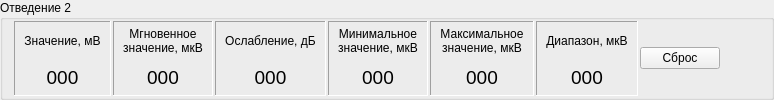
        <widget class="QGroupBox" name="gbChannel2">
         <property name="title">
          <string>Отведение 2</string>
         </property>
         <layout class="QHBoxLayout" name="horizontalLayout_4">
          <property name="spacing">
           <number>2</number>
          </property>
          <property name="topMargin">
           <number>1</number>
          </property>
          <property name="bottomMargin">
           <number>1</number>
          </property>
          <item>
           <widget class="QFrame" name="frChan2Value">
            <property name="frameShape">
             <enum>QFrame::Panel</enum>
            </property>
            <property name="frameShadow">
             <enum>QFrame::Sunken</enum>
            </property>
            <layout class="QVBoxLayout" name="verticalLayout_5">
             <property name="spacing">
              <number>2</number>
             </property>
             <property name="topMargin">
              <number>1</number>
             </property>
             <property name="bottomMargin">
              <number>1</number>
             </property>
             <item>
              <widget class="QLabel" name="lblChan2Value">
               <property name="text">
                <string>Значение, мВ</string>
               </property>
               <property name="alignment">
                <set>Qt::AlignCenter</set>
               </property>
              </widget>
             </item>
             <item>
              <widget class="QLabel" name="indChan2Value">
               <property name="font">
                <font>
                 <pointsize>14</pointsize>
                </font>
               </property>
               <property name="text">
                <string>000</string>
               </property>
               <property name="alignment">
                <set>Qt::AlignCenter</set>
               </property>
              </widget>
             </item>
            </layout>
           </widget>
          </item>
          <item>
           <widget class="QFrame" name="frChan2ValueCur">
            <property name="frameShape">
             <enum>QFrame::Panel</enum>
            </property>
            <property name="frameShadow">
             <enum>QFrame::Sunken</enum>
            </property>
            <layout class="QVBoxLayout" name="verticalLayout_11">
             <property name="spacing">
              <number>2</number>
             </property>
             <property name="topMargin">
              <number>1</number>
             </property>
             <property name="bottomMargin">
              <number>1</number>
             </property>
             <item>
              <widget class="QLabel" name="lblChan2ValueCur">
               <property name="text">
                <string>Мгновенное
значение, мкВ</string>
               </property>
               <property name="alignment">
                <set>Qt::AlignCenter</set>
               </property>
              </widget>
             </item>
             <item>
              <widget class="QLabel" name="indChan2ValueCur">
               <property name="font">
                <font>
                 <pointsize>14</pointsize>
                </font>
               </property>
               <property name="text">
                <string>000</string>
               </property>
               <property name="alignment">
                <set>Qt::AlignCenter</set>
               </property>
              </widget>
             </item>
            </layout>
           </widget>
          </item>
          <item>
           <widget class="QFrame" name="frChan2Decrease">
            <property name="frameShape">
             <enum>QFrame::Panel</enum>
            </property>
            <property name="frameShadow">
             <enum>QFrame::Sunken</enum>
            </property>
            <layout class="QVBoxLayout" name="verticalLayout_12">
             <property name="spacing">
              <number>2</number>
             </property>
             <property name="topMargin">
              <number>1</number>
             </property>
             <property name="bottomMargin">
              <number>1</number>
             </property>
             <item>
              <widget class="QLabel" name="lblChan2Decrease">
               <property name="text">
                <string>Ослабление, дБ</string>
               </property>
               <property name="alignment">
                <set>Qt::AlignCenter</set>
               </property>
              </widget>
             </item>
             <item>
              <widget class="QLabel" name="indChan2Decrease">
               <property name="font">
                <font>
                 <pointsize>14</pointsize>
                </font>
               </property>
               <property name="text">
                <string>000</string>
               </property>
               <property name="alignment">
                <set>Qt::AlignCenter</set>
               </property>
              </widget>
             </item>
            </layout>
           </widget>
          </item>
          <item>
           <widget class="QFrame" name="frChan2Min">
            <property name="frameShape">
             <enum>QFrame::Panel</enum>
            </property>
            <property name="frameShadow">
             <enum>QFrame::Sunken</enum>
            </property>
            <layout class="QVBoxLayout" name="verticalLayout_13">
             <property name="spacing">
              <number>2</number>
             </property>
             <property name="topMargin">
              <number>1</number>
             </property>
             <property name="bottomMargin">
              <number>1</number>
             </property>
             <item>
              <widget class="QLabel" name="lblChan2Min">
               <property name="text">
                <string>Минимальное
значение, мкВ</string>
               </property>
               <property name="alignment">
                <set>Qt::AlignCenter</set>
               </property>
              </widget>
             </item>
             <item>
              <widget class="QLabel" name="indChan2Min">
               <property name="font">
                <font>
                 <pointsize>14</pointsize>
                </font>
               </property>
               <property name="text">
                <string>000</string>
               </property>
               <property name="alignment">
                <set>Qt::AlignCenter</set>
               </property>
              </widget>
             </item>
            </layout>
           </widget>
          </item>
          <item>
           <widget class="QFrame" name="frChan2Max">
            <property name="frameShape">
             <enum>QFrame::Panel</enum>
            </property>
            <property name="frameShadow">
             <enum>QFrame::Sunken</enum>
            </property>
            <layout class="QVBoxLayout" name="verticalLayout_14">
             <property name="spacing">
              <number>2</number>
             </property>
             <property name="topMargin">
              <number>1</number>
             </property>
             <property name="bottomMargin">
              <number>1</number>
             </property>
             <item>
              <widget class="QLabel" name="lblChan2Max">
               <property name="text">
                <string>Максимальное
значение, мкВ</string>
               </property>
               <property name="alignment">
                <set>Qt::AlignCenter</set>
               </property>
              </widget>
             </item>
             <item>
              <widget class="QLabel" name="indChan2Max">
               <property name="font">
                <font>
                 <pointsize>14</pointsize>
                </font>
               </property>
               <property name="text">
                <string>000</string>
               </property>
               <property name="alignment">
                <set>Qt::AlignCenter</set>
               </property>
              </widget>
             </item>
            </layout>
           </widget>
          </item>
          <item>
           <widget class="QFrame" name="frChan2Diap">
            <property name="frameShape">
             <enum>QFrame::Panel</enum>
            </property>
            <property name="frameShadow">
             <enum>QFrame::Sunken</enum>
            </property>
            <layout class="QVBoxLayout" name="verticalLayout_15">
             <property name="spacing">
              <number>2</number>
             </property>
             <property name="topMargin">
              <number>1</number>
             </property>
             <property name="bottomMargin">
              <number>1</number>
             </property>
             <item>
              <widget class="QLabel" name="lblChan2Diap">
               <property name="text">
                <string>Диапазон, мкВ</string>
               </property>
               <property name="alignment">
                <set>Qt::AlignCenter</set>
               </property>
              </widget>
             </item>
             <item>
              <widget class="QLabel" name="indChan2Diap">
               <property name="font">
                <font>
                 <pointsize>14</pointsize>
                </font>
               </property>
               <property name="text">
                <string>000</string>
               </property>
               <property name="alignment">
                <set>Qt::AlignCenter</set>
               </property>
              </widget>
             </item>
            </layout>
           </widget>
          </item>
          <item>
           <widget class="QPushButton" name="btnChannel2Reset">
            <property name="text">
             <string>Сброс</string>
            </property>
           </widget>
          </item>
          <item>
           <spacer name="horizontalSpacer_4">
            <property name="orientation">
             <enum>Qt::Horizontal</enum>
            </property>
            <property name="sizeHint" stdset="0">
             <size>
              <width>40</width>
              <height>20</height>
             </size>
            </property>
           </spacer>
          </item>
         </layout>
        </widget>
